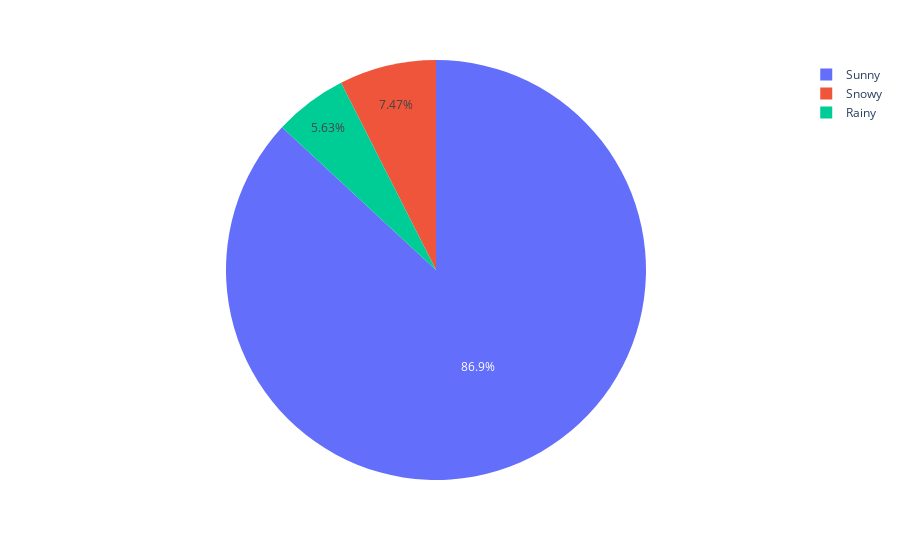

Notebook cell for this chart:
### Code cell
weather_type = coffee_house_df['weather'].value_counts()
weather_type
px.pie(weather_type, values=weather_type.values, names=weather_type.index)

### Figure 1 — Plotly figure (JSON) as saved in the notebook; plotly's stock layout.template omitted (floating-point values rounded to 4 significant figures)
{"data": [{"domain": {"x": [0, 1], "y": [0, 1]}, "hovertemplate": "index=%{label}<br>value=%{value}<extra></extra>", "labels": ["Sunny", "Snowy", "Rainy"], "legendgroup": "", "name": "", "showlegend": true, "type": "pie", "values": [3316, 285, 215]}], "layout": {"legend": {"tracegroupgap": 0}, "margin": {"t": 60}}}
